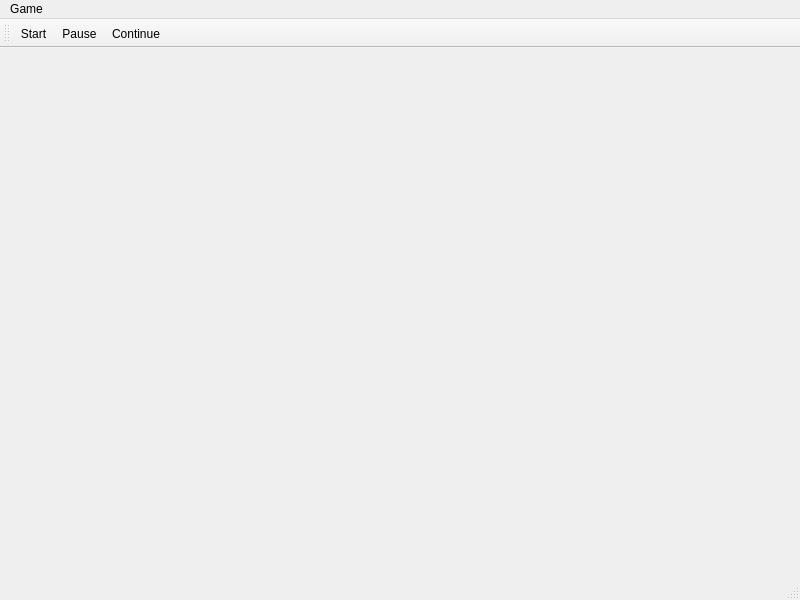
<?xml version="1.0" encoding="UTF-8"?>
<ui version="4.0">
 <class>MainWindow</class>
 <widget class="QMainWindow" name="MainWindow">
  <property name="geometry">
   <rect>
    <x>0</x>
    <y>0</y>
    <width>800</width>
    <height>600</height>
   </rect>
  </property>
  <property name="focusPolicy">
   <enum>Qt::WheelFocus</enum>
  </property>
  <property name="windowTitle">
   <string>MainWindow</string>
  </property>
  <widget class="Gamecanvas" name="canvas"/>
  <widget class="QMenuBar" name="menuBar">
   <property name="geometry">
    <rect>
     <x>0</x>
     <y>0</y>
     <width>800</width>
     <height>17</height>
    </rect>
   </property>
   <widget class="QMenu" name="menuGame">
    <property name="title">
     <string>Game</string>
    </property>
    <addaction name="actionStart"/>
    <addaction name="actionPause"/>
    <addaction name="actionContinue"/>
    <addaction name="actionStop"/>
   </widget>
   <addaction name="menuGame"/>
  </widget>
  <widget class="QToolBar" name="mainToolBar">
   <attribute name="toolBarArea">
    <enum>TopToolBarArea</enum>
   </attribute>
   <attribute name="toolBarBreak">
    <bool>false</bool>
   </attribute>
   <addaction name="actionStart"/>
   <addaction name="actionPause"/>
   <addaction name="actionContinue"/>
  </widget>
  <widget class="QStatusBar" name="statusBar"/>
  <action name="actionStart">
   <property name="text">
    <string>Start</string>
   </property>
  </action>
  <action name="actionPause">
   <property name="text">
    <string>Pause</string>
   </property>
  </action>
  <action name="actionContinue">
   <property name="text">
    <string>Continue</string>
   </property>
  </action>
  <action name="actionStop">
   <property name="text">
    <string>Stop</string>
   </property>
  </action>
 </widget>
 <layoutdefault spacing="6" margin="11"/>
 <customwidgets>
  <customwidget>
   <class>Gamecanvas</class>
   <extends>QWidget</extends>
   <header>gamecanvas.h</header>
   <container>1</container>
  </customwidget>
 </customwidgets>
 <resources/>
 <connections/>
</ui>
